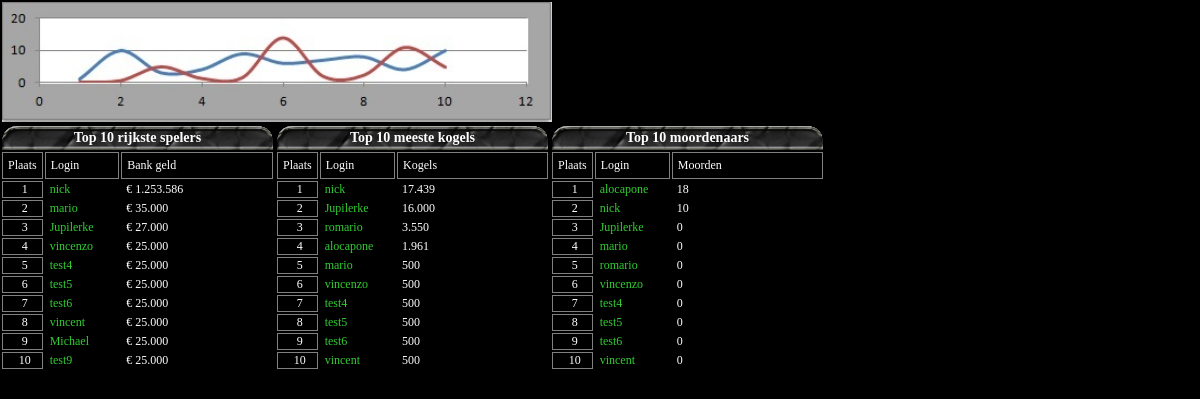
The page /klassement.php on the database its author committed.
### tables this page shows
CREATE TABLE `leden` (
  `id` int(11) NOT NULL,
  `login` varchar(20) NOT NULL,
  `wachtwoord` varchar(64) NOT NULL,
  `email` varchar(60) NOT NULL,
  `ip` varchar(32) NOT NULL,
  `activated` varchar(11) NOT NULL,
  `land` int(2) NOT NULL DEFAULT 1,
  `leven` int(3) NOT NULL DEFAULT 100,
  `status` varchar(6) NOT NULL DEFAULT 'levend',
  `online` datetime DEFAULT NULL,
  `geslacht` int(1) NOT NULL DEFAULT 0,
  `datumdood` datetime DEFAULT NULL,
  `rang` int(2) NOT NULL DEFAULT 0,
  `rangvordering` decimal(5,2) NOT NULL DEFAULT 0.00,
  `killskill` int(5) NOT NULL DEFAULT 0,
  `vervoer` int(1) NOT NULL DEFAULT 1,
  `wapen` int(1) NOT NULL DEFAULT 0,
  `verdediging` int(1) NOT NULL DEFAULT 0,
  `bodyguards` int(1) NOT NULL DEFAULT 0,
  `kogels` float NOT NULL DEFAULT 500,
  `cash` varchar(12) NOT NULL DEFAULT '5000',
  `bank` int(10) NOT NULL DEFAULT 25000,
  `familie` int(9) NOT NULL DEFAULT 0,
  `familierang` int(1) NOT NULL DEFAULT 0,
  `level` int(1) NOT NULL DEFAULT 0,
  `ban` int(1) NOT NULL DEFAULT 0,
  `krassen` int(2) NOT NULL DEFAULT 50,
  `kills` int(3) NOT NULL DEFAULT 0,
  `sniper` int(1) NOT NULL DEFAULT 0,
  `bazooka` int(1) NOT NULL DEFAULT 0,
  `minigun` int(1) NOT NULL DEFAULT 0,
  `antibazooka` int(1) NOT NULL DEFAULT 0,
  `antisniper` int(1) NOT NULL DEFAULT 0,
  `geregistreerd` datetime NOT NULL DEFAULT current_timestamp(),
  `vip` int(1) NOT NULL DEFAULT 0,
  `vipCoins` int(3) NOT NULL DEFAULT 0,
  `banner` int(1) NOT NULL DEFAULT 1,
  `mini_banner` int(1) NOT NULL DEFAULT 1,
  `profiel_info` varchar(1000) NOT NULL DEFAULT 'Geen informatie opgegeven',
  `profiel_pic` varchar(100) NOT NULL DEFAULT 'images/system/noimage.jpeg',
  `wiet` int(9) NOT NULL DEFAULT 0,
  `hasj` int(9) NOT NULL DEFAULT 0,
  `xtc` int(9) NOT NULL DEFAULT 0,
  `coke` int(9) NOT NULL DEFAULT 0
);

### SYSTEM_CONFIGURATION.php (called while the page is built, shortened)
<?php
$SYSTEM_STYLE = "1";
?>

### klassement.php (the view, shortened to what this page needs)
<?php
include("config.php");
include("SYSTEM_CONFIGURATION.php");
$speler1 = mysqli_query($con,"SELECT * FROM leden WHERE leven>='1' AND status='levend' ORDER BY bank DESC LIMIT 0,10 ");
$speler2 = mysqli_query($con,"SELECT * FROM leden WHERE leven>='1' AND status='levend' ORDER BY kogels DESC LIMIT 0,10 ");
$speler3 = mysqli_query($con,"SELECT * FROM leden WHERE leven>='1' AND status='levend' ORDER BY kills DESC LIMIT 0,10 ");
?>
<link href="stijl<?php echo $SYSTEM_STYLE; ?>.css" type="text/css" rel="stylesheet" />
<table width="550px">
	<?php if(!isset($_SESSION["id"]) || $spelerInfo->mini_banner == 1){ ?>
		<tr>
			<td><img src="images/headers/stats.jpg" width='550px' height='120px' alt="statistieken pic" /></td>
		</tr>
	<?php } ?>
</table>
<?php
$titelArray = array("Top 10 rijkste spelers","Top 10 meeste kogels","Top 10 moordenaars");
$inhoudArray = array("Bank geld","Kogels","Moorden");
$varArray = array("bank","kogels","kills");
$queryArray = array($speler1,$speler2,$speler3);
for($xxx=0; $xxx < count($titelArray); $xxx++){
	?>
	<table id="float_left" class="inhoud_table" width="275px" colspan="5">
	<tr>
	<td class="table_subTitle_mini" width="100%" colspan="3"><?php echo $titelArray[$xxx]; ?></td>
	</tr>
	<tr>
		<td class="table_mainTxt outline padding_5" width="5%" colspan="1">Plaats</td>
		<td class="table_mainTxt outline padding_5" width="30%" colspan="1">Login</td>
		<td class="table_mainTxt outline padding_5" width="65%" colspan="1"><?php echo $inhoudArray[$xxx]; ?></td>
	</tr>
	<?php
	$i = 1;
	while($spelerList = mysqli_fetch_object($queryArray[$xxx])){
		$bank = number_format($spelerList->{$varArray[$xxx]},0,",",".");
		echo "
		<tr>
			<td class='table_mainTxt outline center'>" . $i . "</td>
			<td class='table_mainTxt'><a href='speler_profiel.php?x=" . $spelerList->id . "'>" . $spelerList->login . "</a></td>
			<td class='table_mainTxt'>" . ($xxx >= 1 ? "" : "&euro;") . " " . $bank . "</td>
		</tr>";
		$i++;
	}
}
?>
</table>

### stijl1.css (style rules this page uses)
* { margin:0px; padding:0px; border:0px; outline:0px; }
body a { text-decoration:none; color:limegreen; }
.outline { border:1px solid gray; }
.center { text-align:center; }
.inhoud_table { background-color:black; }
.table_subTitle_mini { background: url("images/subtitle_mini_bg.gif"); background-size:100%; color:white; font-weight:bold; font-size:14px; padding:2px 0px; line-height:20px; text-align:center; }
.table_mainTxt { background-color:black; color:white; font-size:12px; padding-left:5px; }
.padding_5 { padding:5px; }
#float_left { float:left; }

### rows shown on the page
leden: login "nick", bank "1.253.586", bank "17.439", bank "10"
leden: login "mario", bank "35.000", bank "500", bank "0"
leden: login "Jupilerke", bank "27.000", bank "16.000", bank "0"
leden: login "vincenzo", bank "25.000", bank "500", bank "0"
leden: login "test4", bank "25.000", bank "500", bank "0"
leden: login "test5", bank "25.000", bank "500", bank "0"
leden: login "test6", bank "25.000", bank "500", bank "0"
leden: login "vincent", bank "25.000", bank "500", bank "0"
leden: login "Michael", bank "25.000"
leden: login "test9", bank "25.000"
leden: login "romario", bank "3.550", bank "0"
leden: login "alocapone", bank "1.961", bank "18"

### other values the page prints
$titelArray[$xxx] "Top 10 rijkste spelers"
$inhoudArray[$xxx] "Bank geld"
$titelArray[$xxx] "Top 10 meeste kogels"
$inhoudArray[$xxx] "Kogels"
$titelArray[$xxx] "Top 10 moordenaars"
$inhoudArray[$xxx] "Moorden"
